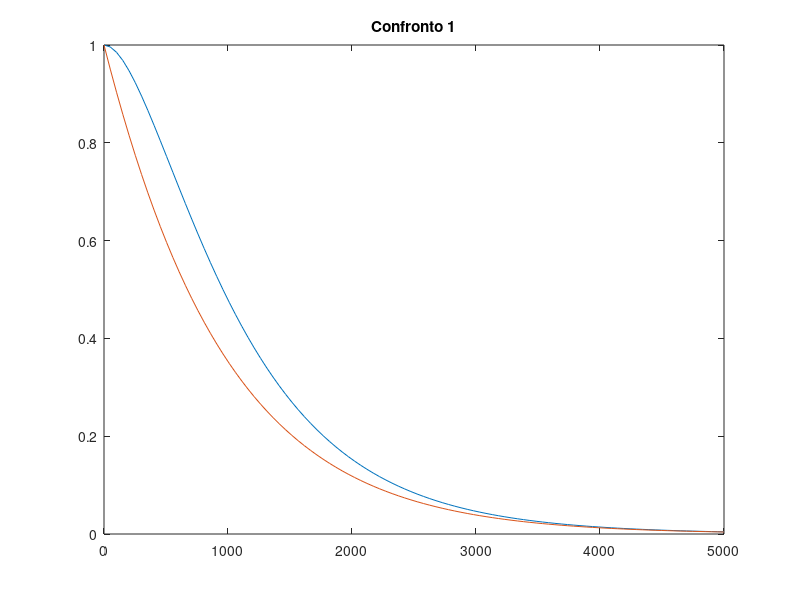
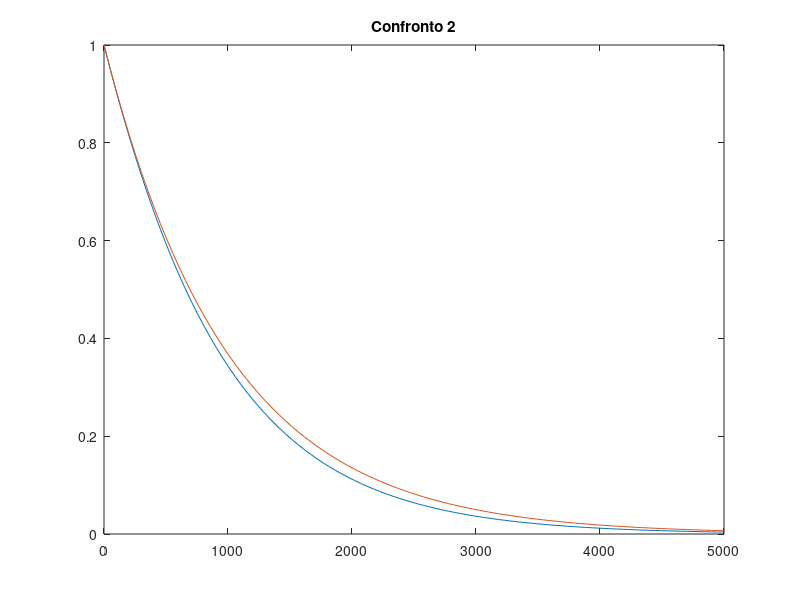
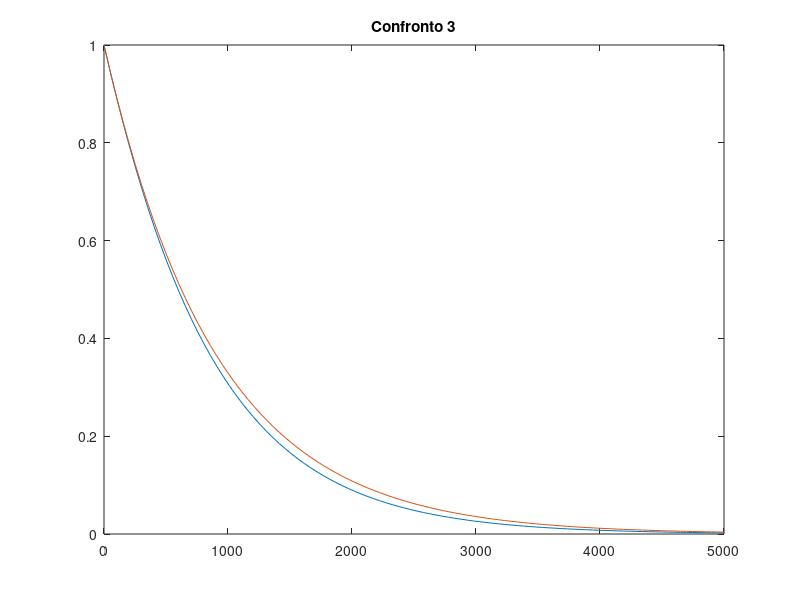
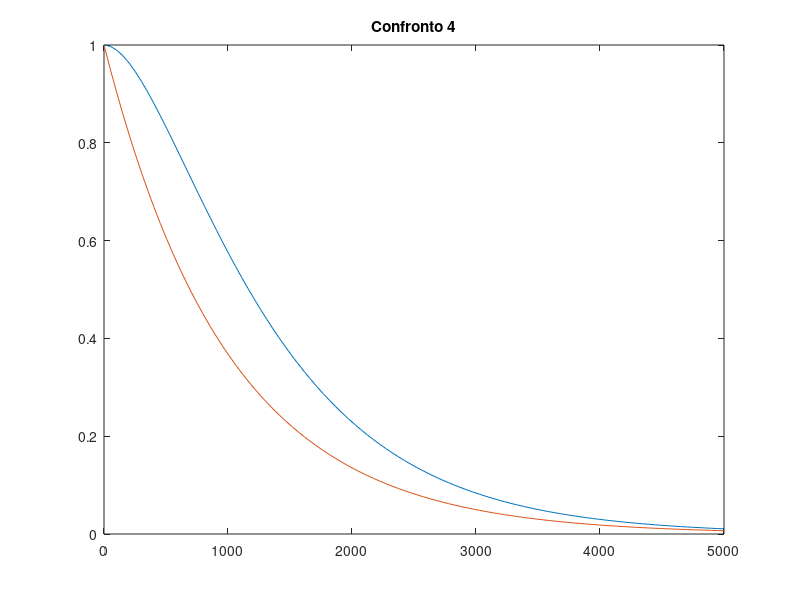

Write the MATLAB code that produced these figures, in order.
clc; close all; clear all;
t = linspace(0,5000);

MTTF_A = 1000;
MTTF_B = 9000;
MTTF_C = 2000;

lambdaA = 1/MTTF_A;
lambdaB = 1/MTTF_B;
lambdaC = 1/MTTF_C;

R_A = exp(-lambdaA*t);
R_B = exp(-lambdaB*t);
R_C = exp(-lambdaC*t);

%% CONFRONTO 1
R_11 = 1-(1-R_A.*R_B).*(1-R_A.*R_C);
R_12 = R_A.*(1-(1-R_B).*(1-R_C));
figure();
plot(t,R_11);
title('Confronto 1');
hold on;
plot(t,R_12);

%% CONFRONTO 2
R_21 = R_A.*(1-(1-R_A).*(1-R_B));
R_22 = R_A;
figure();
plot(t,R_21);
title('Confronto 2');
hold on;
plot(t,R_22);

%% CONFRONTO 3
R_31 = R_21.*R_B;
R_32 = R_A.*R_B;
figure();
plot(t,R_31);
title('Confronto 3');
hold on;
plot(t,R_32);

%% CONFRONTO 4
R_41 = 1-((1-R_A).*(1-R_A.*R_B));
R_42 = R_A;
figure();
plot(t,R_41);
title('Confronto 4');
hold on;
plot(t,R_42);





